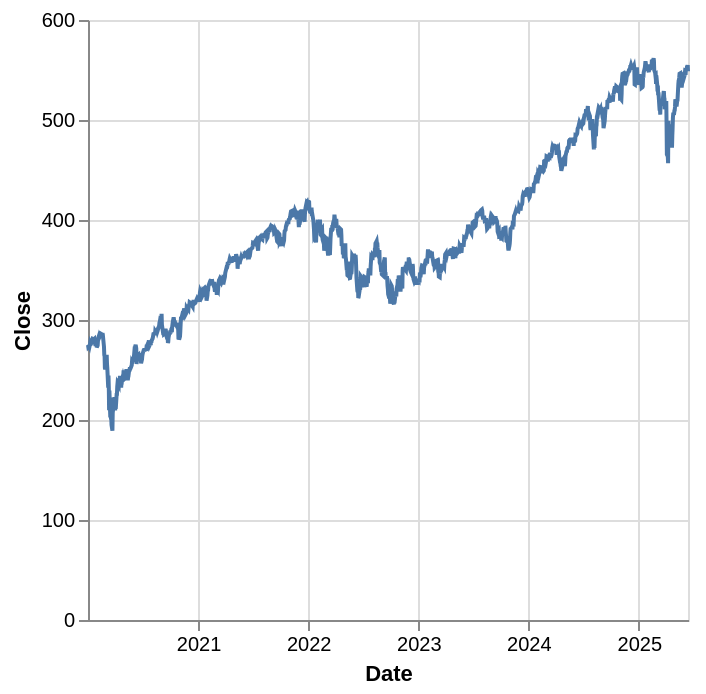

Write notebook code for a chart like this one.
### Code cell
alt.Chart(snp500_hist).mark_line().encode(
    x="Date:T",
    y="Close:Q"
).properties(
    width='container',
    height=300
)

### Figure 1 — Vega-Lite specification as saved in the notebook (floating-point values rounded to 4 significant figures; data arrays with more than 128 entries replaced by an {"elided": "..."} marker saying what was removed)
{"config": {"view": {"continuousWidth": 300, "continuousHeight": 300}}, "data": {"name": "data-c17d9b64183bfa8c93fe216e32fc2e29"}, "mark": {"type": "line"}, "encoding": {"x": {"field": "Date", "type": "temporal"}, "y": {"field": "Close", "type": "quantitative"}}, "height": 300, "width": "container", "$schema": "https://vega.github.io/schema/vega-lite/v5.20.1.json", "datasets": {"data-c17d9b64183bfa8c93fe216e32fc2e29": {"elided": "1370 records"}}}
